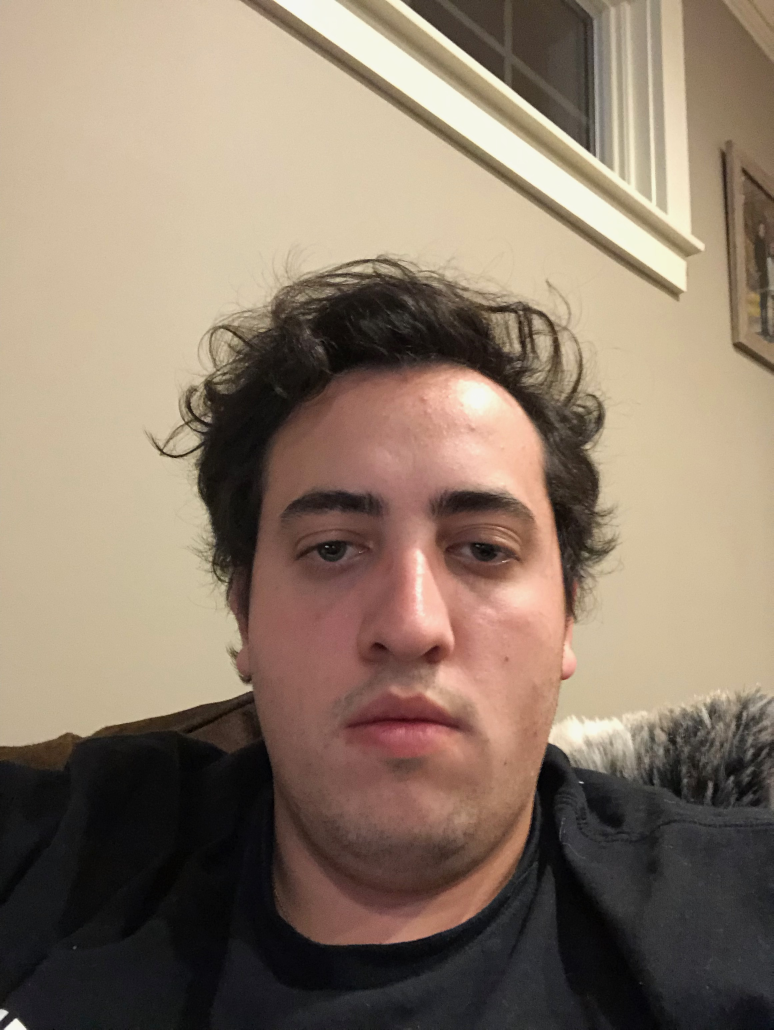
#> input picture Misc/Deliverable 2 Folder/trainingFaces/Kenny/IMG_0574.jpeg, 2320 x 3088 px (shown at 1/3 size); its folder holds only this picture in this run
$ python -i functions.py   (imports and definitions only)
#> lines starting #> are read from the running program, lines starting #| are printed output that depends on the picture; after the words box and inside, x2 and y2 are one past the last pixel; in counts of white or black regions, pixels touching at a corner belong together
#> further down, picture is the input picture: shape (3088, 2320, 3); mean B, G, R 105.9, 122.7, 140.5
import os
import numpy as np
import cv2

def load_images_folder_and_directory(folder,directory):
    images = []
    filepath = os.path.join(directory,folder)
    for filename in os.listdir(filepath):
        img = cv2.imread(os.path.join(filepath,filename))
        if img is not None:
            images.append(img)
    return images

def load_images_folder(folder):
    images = []
    for filename in os.listdir(folder):
        img = cv2.imread(os.path.join(folder,filename))
        if img is not None:
            images.append(img)
    return images


def detectface(img):

    gray = cv2.cvtColor(img, cv2.COLOR_BGR2GRAY)
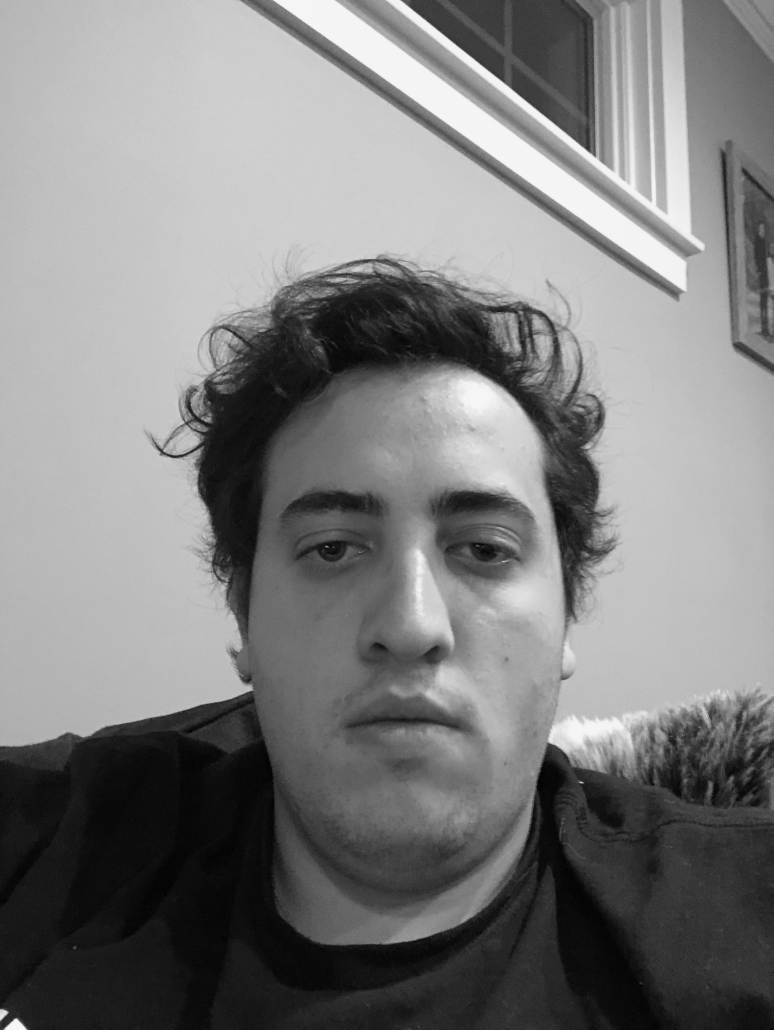
#> gray: shape (3088, 2320) (shown at 1/3 size); min 0, max 250, mean 126.1

    face_cascade = cv2.CascadeClassifier('haarcascades/haarcascade_frontalface_default.xml')
    eye_cascade = cv2.CascadeClassifier('haarcascades/haarcascade_eye.xml')

    faces = face_cascade.detectMultiScale(gray, 1.3, 5)
#> faces = [[539, 1098, 1351, 1351]]

    try:
        for (x,y,w,h) in faces:
                img = cv2.rectangle(img,(x,y),(x+w,y+h),(255,0,0),2)
                roi_gray = gray[y:y+h, x:x+w]
                roi_color = img[y:y+h, x:x+w]
                eyes = eye_cascade.detectMultiScale(roi_gray)
                for (ex,ey,ew,eh) in eyes:
                        cv2.rectangle(roi_color,(ex,ey),(ex+ew,ey+eh),(0,255,0),2)
#> this loop made 1 pass
#> pass 1, in detectface, `roi_gray = gray[y:y+h, x:x+w]`:
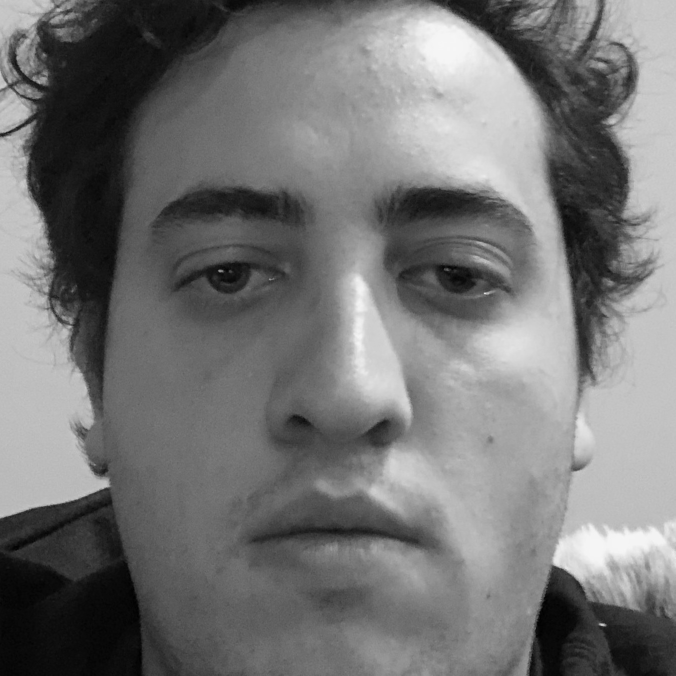
#> roi_gray: shape (1351, 1351) (shown at 1/2 size); min 0, max 246, mean 116
#> pass 1, in detectface, `roi_color = img[y:y+h, x:x+w]`:
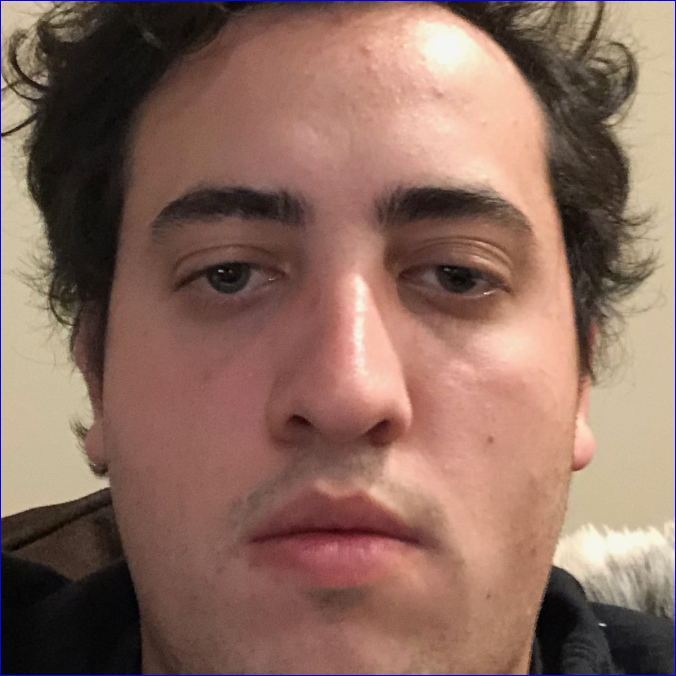
#> roi_color: shape (1351, 1351, 3) (shown at 1/2 size); mean B, G, R 94.4, 107.5, 139.7
#> after the loop:
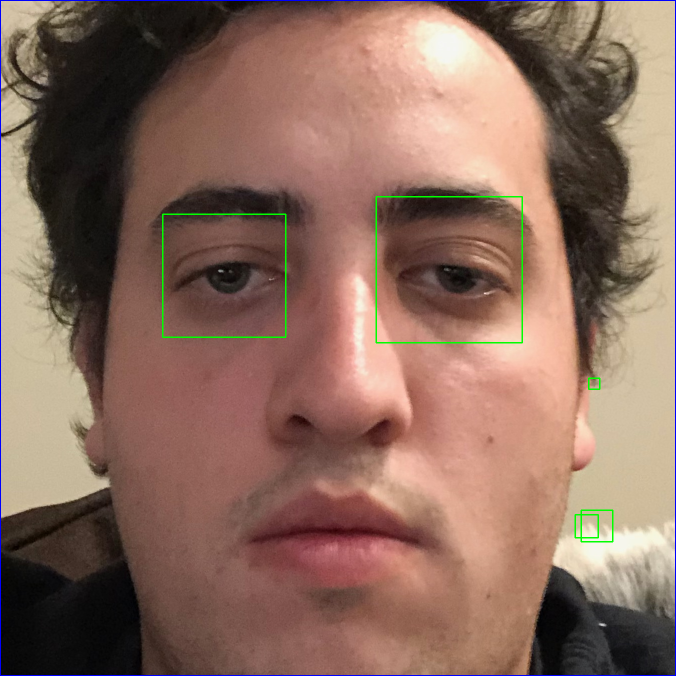
#> roi_color: shape (1351, 1351, 3) (shown at 1/2 size); 0.44% of pixels changed, all inside (x1, y1, x2, y2) = (324, 392, 1227, 1085)


        face = gray[y:y+h, x:x+w]
        face = cv2.resize(face, (200,200), interpolation = cv2.INTER_AREA)
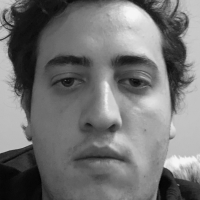
#> face: shape (200, 200); min 4, max 246, mean 116

        return img, face
    except:
        print("no face")
        # cv2.imshow('no face',img)
        cv2.waitKey(0)
        return (), ()

>>> import cv2
>>> picture = cv2.imread('trainingFaces/Kenny/IMG_0574.jpeg')
>>> result = detectface(picture)

$ run again, on Misc/Deliverable 2 Folder/trainingFaces/Kenny/IMG_0575.jpeg
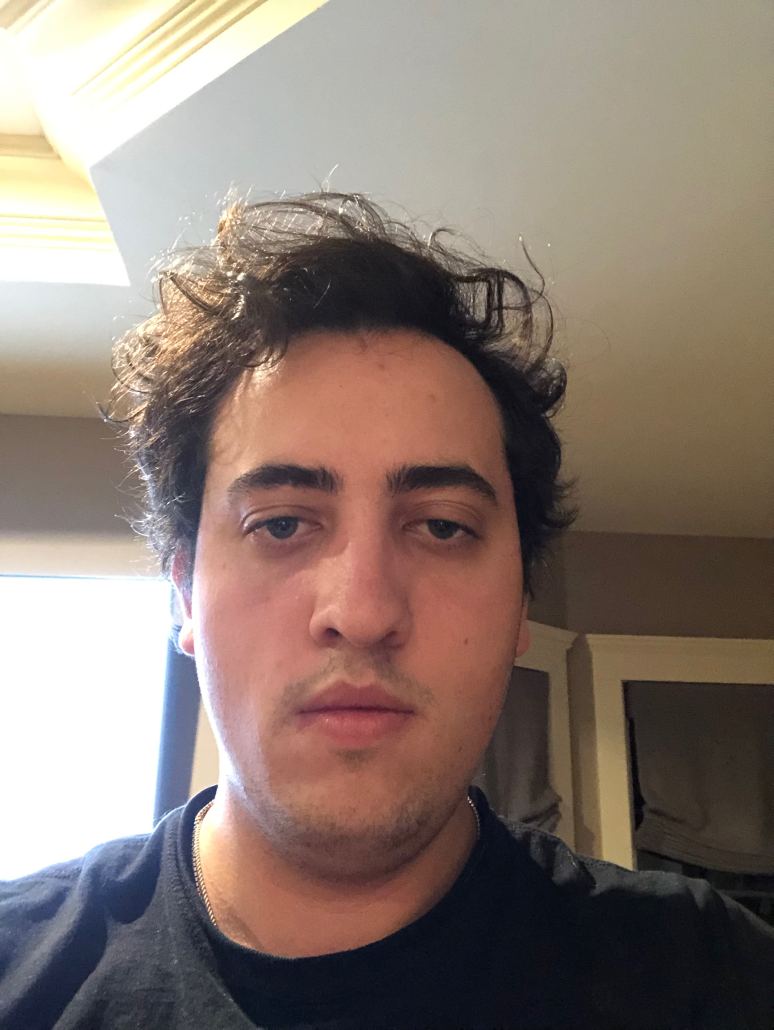
#> input picture Misc/Deliverable 2 Folder/trainingFaces/Kenny/IMG_0575.jpeg, 2320 x 3088 px (shown at 1/3 size)
#> picture is the input picture: shape (3088, 2320, 3); mean B, G, R 114.1, 122.8, 138.5
#> faces = [[418, 1036, 1355, 1355]]
#> the loop in detectface, `for (x,y,w,h) in faces:` made 1 pass
#> after the loop in detectface, `for (x,y,w,h) in faces:`:
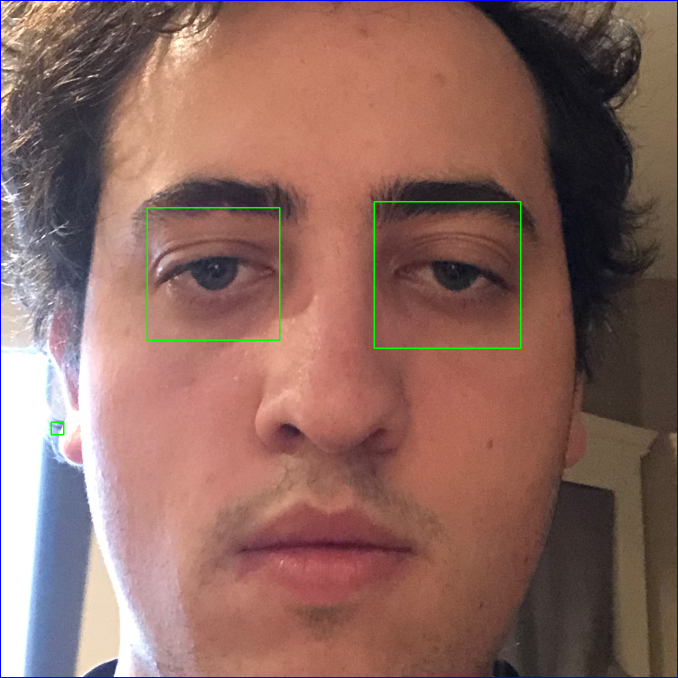
#> roi_color: shape (1355, 1355, 3) (shown at 1/2 size); mean B, G, R 95.9, 104.2, 140.8
#> in detectface, `face = cv2.resize(face, (200,200), interpolation = cv2.INTER_AREA)`:
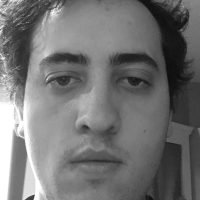
#> face: shape (200, 200); min 13, max 255, mean 114.5

$ run again, on Misc/Deliverable 2 Folder/trainingFaces/Kenny/IMG_0576.jpeg
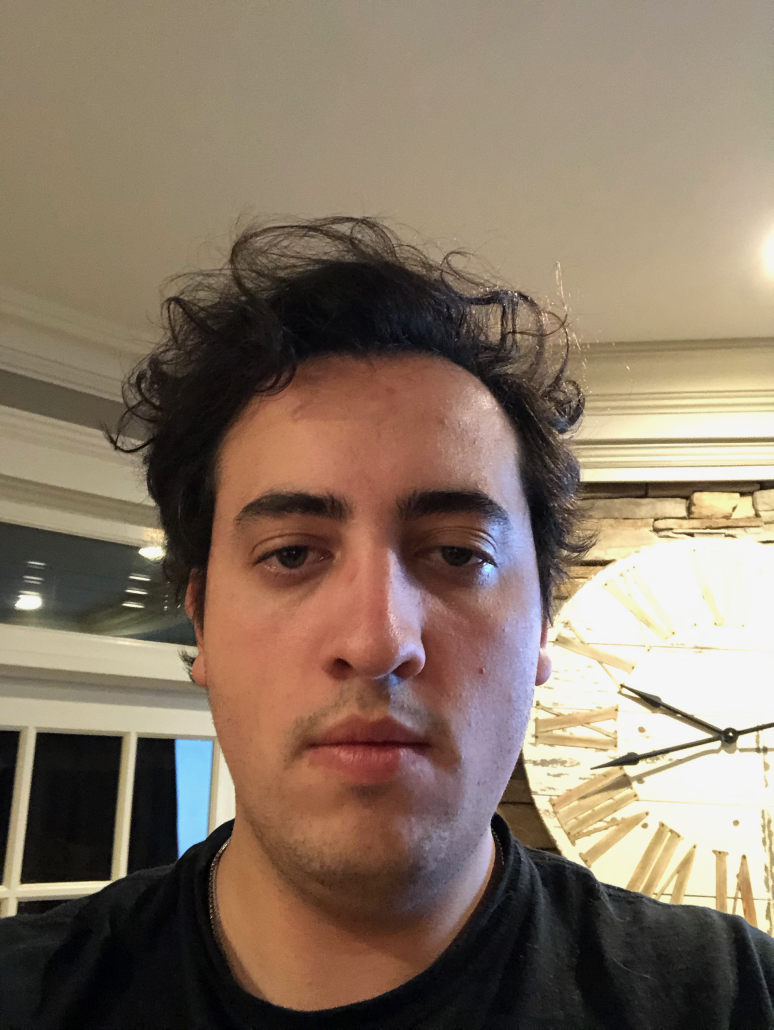
#> input picture Misc/Deliverable 2 Folder/trainingFaces/Kenny/IMG_0576.jpeg, 2320 x 3088 px (shown at 1/3 size)
#> picture is the input picture: shape (3088, 2320, 3); mean B, G, R 101.3, 118, 135.2
#> faces = [[418, 1102, 1363, 1363]]
#> the loop in detectface, `for (x,y,w,h) in faces:` made 1 pass
#> after the loop in detectface, `for (x,y,w,h) in faces:`:
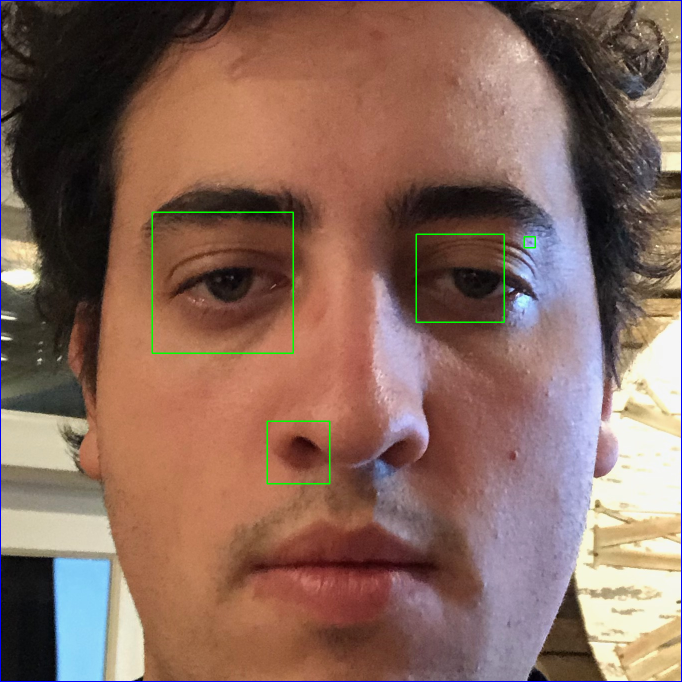
#> roi_color: shape (1363, 1363, 3) (shown at 1/2 size); mean B, G, R 92.2, 104.4, 135.8
#> in detectface, `face = cv2.resize(face, (200,200), interpolation = cv2.INTER_AREA)`:
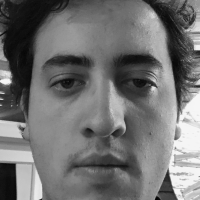
#> face: shape (200, 200); min 4, max 246, mean 112.6

$ run again, on Misc/Deliverable 2 Folder/trainingFaces/Kenny/IMG_0577.jpeg
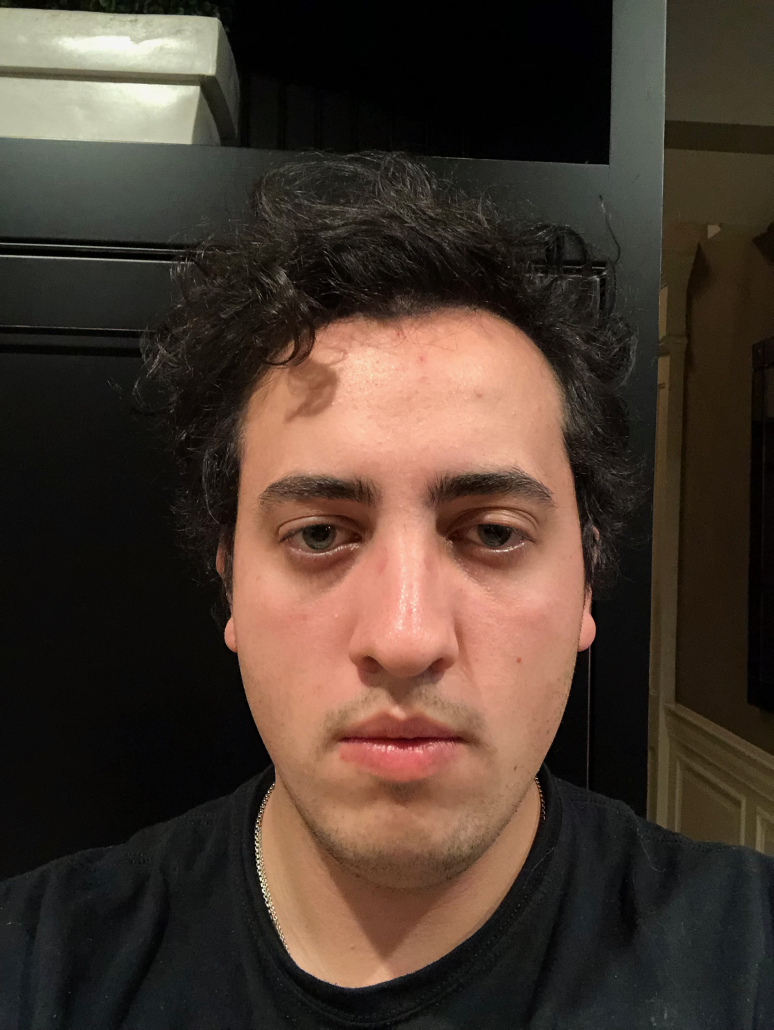
#> input picture Misc/Deliverable 2 Folder/trainingFaces/Kenny/IMG_0577.jpeg, 2320 x 3088 px (shown at 1/3 size)
#> picture is the input picture: shape (3088, 2320, 3); mean B, G, R 47, 57.3, 72.4
#> faces = [[418, 964, 1585, 1585]]
#> the loop in detectface, `for (x,y,w,h) in faces:` made 1 pass
#> after the loop in detectface, `for (x,y,w,h) in faces:`:
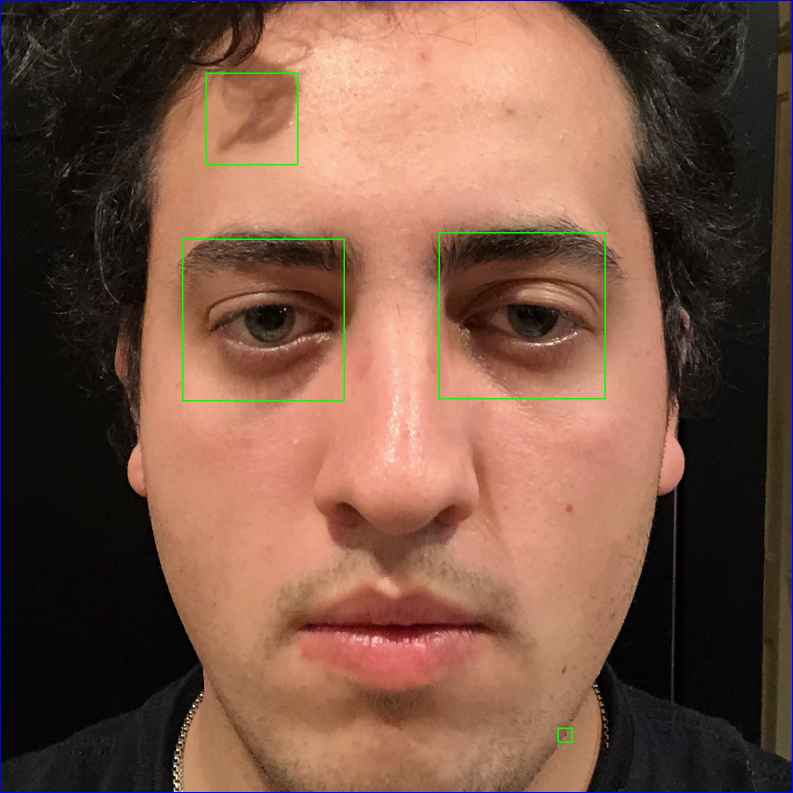
#> roi_color: shape (1585, 1585, 3) (shown at 1/2 size); mean B, G, R 68.5, 84.9, 120
#> in detectface, `face = cv2.resize(face, (200,200), interpolation = cv2.INTER_AREA)`:
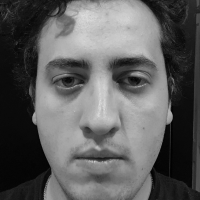
#> face: shape (200, 200); min 1, max 222, mean 93.6
